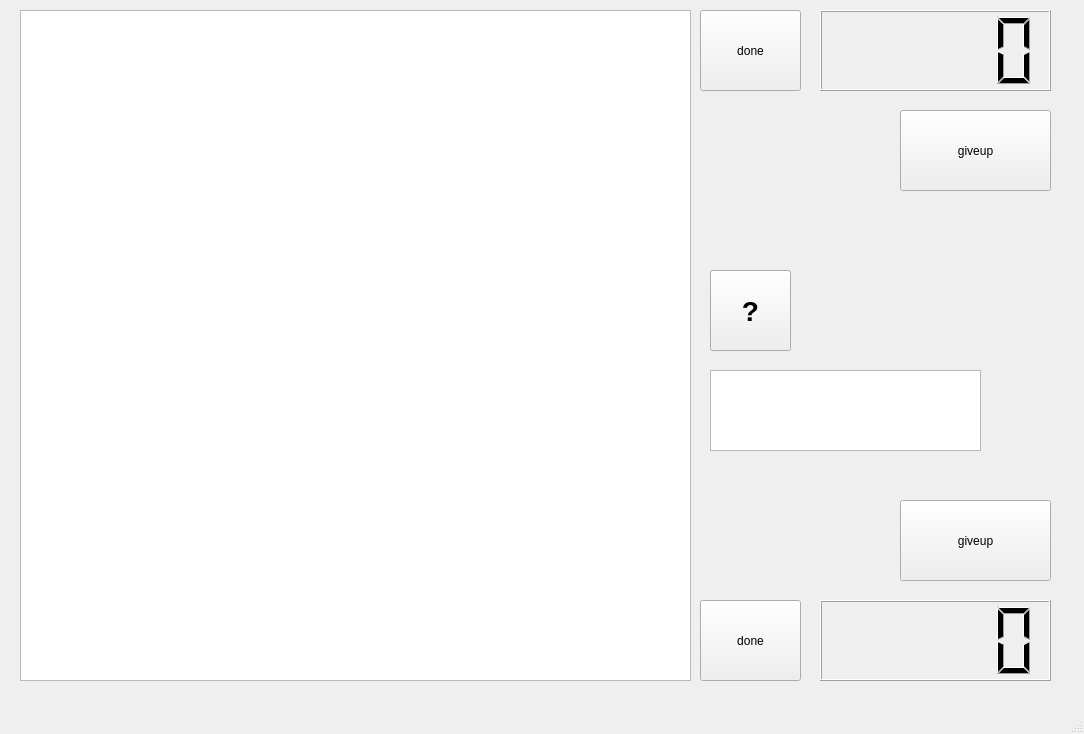
<?xml version="1.0" encoding="UTF-8"?>
<ui version="4.0">
 <class>chess</class>
 <widget class="QMainWindow" name="chess">
  <property name="geometry">
   <rect>
    <x>0</x>
    <y>0</y>
    <width>1084</width>
    <height>734</height>
   </rect>
  </property>
  <property name="windowTitle">
   <string>chess</string>
  </property>
  <widget class="QWidget" name="centralwidget">
   <widget class="QGraphicsView" name="graphicsView">
    <property name="geometry">
     <rect>
      <x>20</x>
      <y>10</y>
      <width>671</width>
      <height>671</height>
     </rect>
    </property>
    <property name="mouseTracking">
     <bool>true</bool>
    </property>
    <property name="tabletTracking">
     <bool>true</bool>
    </property>
   </widget>
   <widget class="QLCDNumber" name="black_timer">
    <property name="geometry">
     <rect>
      <x>820</x>
      <y>10</y>
      <width>231</width>
      <height>81</height>
     </rect>
    </property>
   </widget>
   <widget class="QLCDNumber" name="white_timer">
    <property name="geometry">
     <rect>
      <x>820</x>
      <y>600</y>
      <width>231</width>
      <height>81</height>
     </rect>
    </property>
   </widget>
   <widget class="QPushButton" name="black_done">
    <property name="geometry">
     <rect>
      <x>700</x>
      <y>10</y>
      <width>101</width>
      <height>81</height>
     </rect>
    </property>
    <property name="text">
     <string>done</string>
    </property>
   </widget>
   <widget class="QPushButton" name="white_done">
    <property name="geometry">
     <rect>
      <x>700</x>
      <y>600</y>
      <width>101</width>
      <height>81</height>
     </rect>
    </property>
    <property name="text">
     <string>done</string>
    </property>
   </widget>
   <widget class="QPushButton" name="black_giveup">
    <property name="geometry">
     <rect>
      <x>900</x>
      <y>110</y>
      <width>151</width>
      <height>81</height>
     </rect>
    </property>
    <property name="text">
     <string>giveup</string>
    </property>
   </widget>
   <widget class="QPushButton" name="white_giveup">
    <property name="geometry">
     <rect>
      <x>900</x>
      <y>500</y>
      <width>151</width>
      <height>81</height>
     </rect>
    </property>
    <property name="text">
     <string>giveup</string>
    </property>
   </widget>
   <widget class="QWidget" name="widget" native="true">
    <property name="geometry">
     <rect>
      <x>20</x>
      <y>10</y>
      <width>671</width>
      <height>671</height>
     </rect>
    </property>
    <property name="mouseTracking">
     <bool>true</bool>
    </property>
   </widget>
   <widget class="QPushButton" name="help">
    <property name="geometry">
     <rect>
      <x>710</x>
      <y>270</y>
      <width>81</width>
      <height>81</height>
     </rect>
    </property>
    <property name="font">
     <font>
      <pointsize>21</pointsize>
      <bold>true</bold>
     </font>
    </property>
    <property name="text">
     <string>?</string>
    </property>
   </widget>
   <widget class="QLabel" name="label">
    <property name="geometry">
     <rect>
      <x>710</x>
      <y>240</y>
      <width>67</width>
      <height>17</height>
     </rect>
    </property>
    <property name="text">
     <string/>
    </property>
   </widget>
   <widget class="QTextBrowser" name="textBrowser">
    <property name="geometry">
     <rect>
      <x>710</x>
      <y>370</y>
      <width>271</width>
      <height>81</height>
     </rect>
    </property>
    <property name="font">
     <font>
      <pointsize>32</pointsize>
      <bold>true</bold>
     </font>
    </property>
   </widget>
  </widget>
  <widget class="QMenuBar" name="menubar">
   <property name="geometry">
    <rect>
     <x>0</x>
     <y>0</y>
     <width>1084</width>
     <height>22</height>
    </rect>
   </property>
  </widget>
  <widget class="QStatusBar" name="statusbar"/>
 </widget>
 <resources/>
 <connections/>
</ui>
